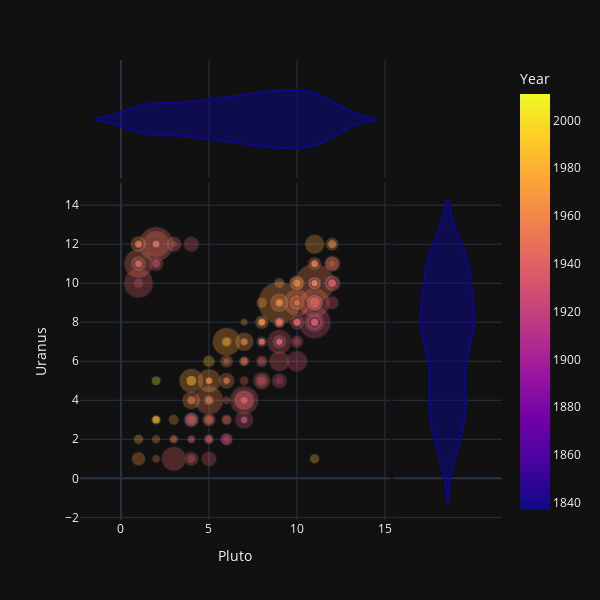
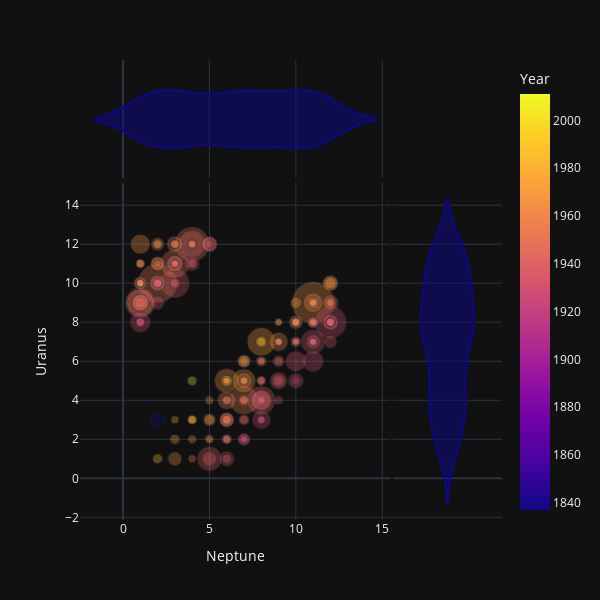

The notebook cell saved with these charts, in order:
### Markdown cell above
Тут опять же - каждый человек прозрачен, много людей - более яркая точка. А чем больше круг - тем богаче человек. Но самый сок в цвете. Так как дома располагаются по кругу, то мы на самом деле могли бы замкнуть этот график. Тогда у нас получится как бы кольцо. И мы движемся по нему, вроде как, снизу-слева вверх-вправо. Мы переходим от холодного розового к теплому оранжевому, а синяя точка какого-то богача 1837 года рождения, как бы намекает что мы правы и это просто естественное движение этих планет. Аналогичное верно для других пар планет из этой тройки (там градиент еще больше бросается в глаза):

### Code cell
fig1=px.scatter(x='Pluto', y='Uranus', size="Wealth", data_frame=Frame, color="Year",template="plotly_dark", opacity=0.3, 
           width=600,height=600,size_max=30,marginal_x='violin', marginal_y='violin')
fig2=px.scatter(x='Neptune', y='Uranus', size="Wealth", data_frame=Frame, color="Year",template="plotly_dark", opacity=0.3, 
           width=600,height=600,size_max=30,marginal_x='violin', marginal_y='violin')
fig1.show()
fig2.show()

### Figure 1 — Plotly figure (JSON) as saved in the notebook; plotly's stock layout.template omitted (floating-point values rounded to 4 significant figures; data arrays with more than 128 entries replaced by an {"elided": "..."} marker saying what was removed)
{"data": [{"hovertemplate": "Pluto=%{x}<br>Uranus=%{y}<br>Wealth=%{marker.size}<br>Year=%{marker.color}<extra></extra>", "legendgroup": "", "marker": {"color": {"elided": "220 int values"}, "coloraxis": "coloraxis", "opacity": 0.3, "size": {"elided": "220 float values"}, "sizemode": "area", "sizeref": 0.1256, "symbol": "circle"}, "mode": "markers", "name": "", "orientation": "v", "showlegend": false, "type": "scatter", "x": {"elided": "220 int values"}, "xaxis": "x", "y": {"elided": "220 int values"}, "yaxis": "y"}, {"alignmentgroup": "True", "hovertemplate": "Pluto=%{x}<extra></extra>", "legendgroup": "", "marker": {"color": "#0d0887", "symbol": "circle"}, "name": "", "offsetgroup": "", "scalegroup": "x", "showlegend": false, "type": "violin", "x": {"elided": "220 int values"}, "xaxis": "x3", "yaxis": "y3"}, {"alignmentgroup": "True", "hovertemplate": "Uranus=%{y}<extra></extra>", "legendgroup": "", "marker": {"color": "#0d0887", "symbol": "circle"}, "name": "", "offsetgroup": "", "scalegroup": "y", "showlegend": false, "type": "violin", "xaxis": "x2", "y": {"elided": "220 int values"}, "yaxis": "y2"}], "layout": {"coloraxis": {"colorbar": {"title": {"text": "Year"}}, "colorscale": [[0, "#0d0887"], [0.1111, "#46039f"], [0.2222, "#7201a8"], [0.3333, "#9c179e"], [0.4444, "#bd3786"], [0.5556, "#d8576b"], [0.6667, "#ed7953"], [0.7778, "#fb9f3a"], [0.8889, "#fdca26"], [1, "#f0f921"]]}, "height": 600, "legend": {"itemsizing": "constant", "tracegroupgap": 0}, "margin": {"t": 60}, "width": 600, "xaxis": {"anchor": "y", "domain": [0, 0.7363], "title": {"text": "Pluto"}}, "xaxis2": {"anchor": "y2", "domain": [0.7413, 1], "matches": "x2", "showgrid": false, "showline": false, "showticklabels": false, "ticks": ""}, "xaxis3": {"anchor": "y3", "domain": [0, 0.7363], "matches": "x", "showgrid": true, "showticklabels": false}, "xaxis4": {"anchor": "y4", "domain": [0.7413, 1], "matches": "x2", "showgrid": false, "showline": false, "showticklabels": false, "ticks": ""}, "yaxis": {"anchor": "x", "domain": [0, 0.7326], "title": {"text": "Uranus"}}, "yaxis2": {"anchor": "x2", "domain": [0, 0.7326], "matches": "y", "showgrid": true, "showticklabels": false}, "yaxis3": {"anchor": "x3", "domain": [0.7426, 1], "matches": "y3", "showgrid": false, "showline": false, "showticklabels": false, "ticks": ""}, "yaxis4": {"anchor": "x4", "domain": [0.7426, 1], "matches": "y3", "showgrid": true, "showline": false, "showticklabels": false, "ticks": ""}}}

### Figure 2 — Plotly figure (JSON) as saved in the notebook; plotly's stock layout.template omitted (floating-point values rounded to 4 significant figures; data arrays with more than 128 entries replaced by an {"elided": "..."} marker saying what was removed)
{"data": [{"hovertemplate": "Neptune=%{x}<br>Uranus=%{y}<br>Wealth=%{marker.size}<br>Year=%{marker.color}<extra></extra>", "legendgroup": "", "marker": {"color": {"elided": "220 int values"}, "coloraxis": "coloraxis", "opacity": 0.3, "size": {"elided": "220 float values"}, "sizemode": "area", "sizeref": 0.1256, "symbol": "circle"}, "mode": "markers", "name": "", "orientation": "v", "showlegend": false, "type": "scatter", "x": {"elided": "220 int values"}, "xaxis": "x", "y": {"elided": "220 int values"}, "yaxis": "y"}, {"alignmentgroup": "True", "hovertemplate": "Neptune=%{x}<extra></extra>", "legendgroup": "", "marker": {"color": "#0d0887", "symbol": "circle"}, "name": "", "offsetgroup": "", "scalegroup": "x", "showlegend": false, "type": "violin", "x": {"elided": "220 int values"}, "xaxis": "x3", "yaxis": "y3"}, {"alignmentgroup": "True", "hovertemplate": "Uranus=%{y}<extra></extra>", "legendgroup": "", "marker": {"color": "#0d0887", "symbol": "circle"}, "name": "", "offsetgroup": "", "scalegroup": "y", "showlegend": false, "type": "violin", "xaxis": "x2", "y": {"elided": "220 int values"}, "yaxis": "y2"}], "layout": {"coloraxis": {"colorbar": {"title": {"text": "Year"}}, "colorscale": [[0, "#0d0887"], [0.1111, "#46039f"], [0.2222, "#7201a8"], [0.3333, "#9c179e"], [0.4444, "#bd3786"], [0.5556, "#d8576b"], [0.6667, "#ed7953"], [0.7778, "#fb9f3a"], [0.8889, "#fdca26"], [1, "#f0f921"]]}, "height": 600, "legend": {"itemsizing": "constant", "tracegroupgap": 0}, "margin": {"t": 60}, "width": 600, "xaxis": {"anchor": "y", "domain": [0, 0.7363], "title": {"text": "Neptune"}}, "xaxis2": {"anchor": "y2", "domain": [0.7413, 1], "matches": "x2", "showgrid": false, "showline": false, "showticklabels": false, "ticks": ""}, "xaxis3": {"anchor": "y3", "domain": [0, 0.7363], "matches": "x", "showgrid": true, "showticklabels": false}, "xaxis4": {"anchor": "y4", "domain": [0.7413, 1], "matches": "x2", "showgrid": false, "showline": false, "showticklabels": false, "ticks": ""}, "yaxis": {"anchor": "x", "domain": [0, 0.7326], "title": {"text": "Uranus"}}, "yaxis2": {"anchor": "x2", "domain": [0, 0.7326], "matches": "y", "showgrid": true, "showticklabels": false}, "yaxis3": {"anchor": "x3", "domain": [0.7426, 1], "matches": "y3", "showgrid": false, "showline": false, "showticklabels": false, "ticks": ""}, "yaxis4": {"anchor": "x4", "domain": [0.7426, 1], "matches": "y3", "showgrid": true, "showline": false, "showticklabels": false, "ticks": ""}}}
